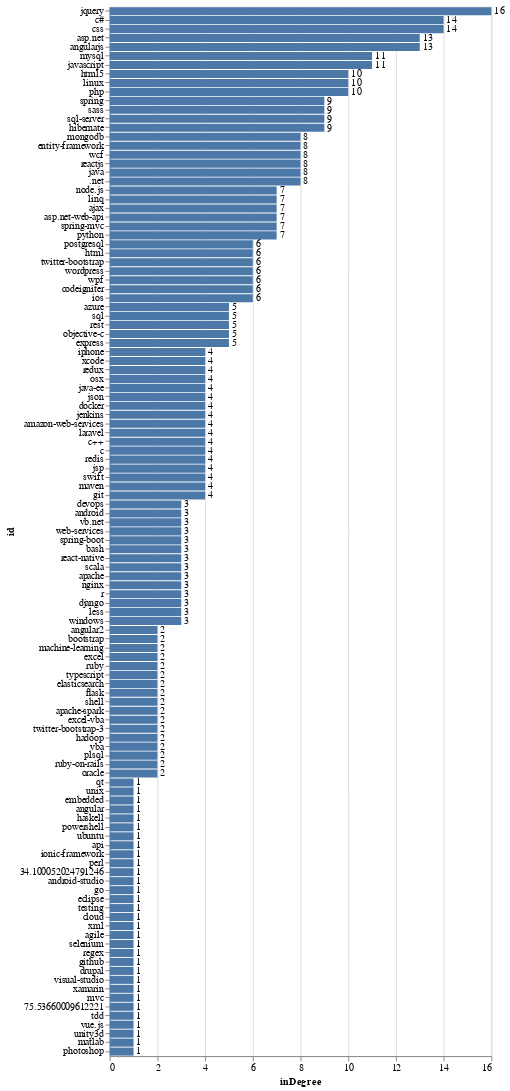

The cell this chart's notebook holds for it:
### Code cell
bars = alt.Chart(gindegrees).mark_bar().encode(
    x='inDegree:Q',
    y=alt.Y('id:O', sort='-x')
)

text = bars.mark_text(
    align='left',
    baseline='middle',
    dx=3 # Nudges text to right so it doesn't appear on top of the bar
).encode(
    text='inDegree'
)

(bars + text).properties(height=1100)

### Figure 1 — Vega-Lite specification as saved in the notebook (floating-point values rounded to 4 significant figures)
{"config": {"view": {"continuousWidth": 400, "continuousHeight": 300}}, "layer": [{"mark": "bar", "encoding": {"x": {"type": "quantitative", "field": "inDegree"}, "y": {"type": "ordinal", "field": "id", "sort": "-x"}}}, {"mark": {"type": "text", "align": "left", "baseline": "middle", "dx": 3}, "encoding": {"text": {"type": "quantitative", "field": "inDegree"}, "x": {"type": "quantitative", "field": "inDegree"}, "y": {"type": "ordinal", "field": "id", "sort": "-x"}}}], "data": {"name": "data-f38ffe902de941829d0deff50eca948e"}, "height": 1100, "$schema": "https://vega.github.io/schema/vega-lite/v4.8.1.json", "datasets": {"data-f38ffe902de941829d0deff50eca948e": [{"id": "jquery", "inDegree": 16}, {"id": "c#", "inDegree": 14}, {"id": "css", "inDegree": 14}, {"id": "asp.net", "inDegree": 13}, {"id": "angularjs", "inDegree": 13}, {"id": "mysql", "inDegree": 11}, {"id": "javascript", "inDegree": 11}, {"id": "html5", "inDegree": 10}, {"id": "linux", "inDegree": 10}, {"id": "php", "inDegree": 10}, {"id": "spring", "inDegree": 9}, {"id": "sass", "inDegree": 9}, {"id": "sql-server", "inDegree": 9}, {"id": "hibernate", "inDegree": 9}, {"id": "mongodb", "inDegree": 8}, {"id": "entity-framework", "inDegree": 8}, {"id": "wcf", "inDegree": 8}, {"id": "reactjs", "inDegree": 8}, {"id": "java", "inDegree": 8}, {"id": ".net", "inDegree": 8}, {"id": "node.js", "inDegree": 7}, {"id": "linq", "inDegree": 7}, {"id": "ajax", "inDegree": 7}, {"id": "asp.net-web-api", "inDegree": 7}, {"id": "spring-mvc", "inDegree": 7}, {"id": "python", "inDegree": 7}, {"id": "postgresql", "inDegree": 6}, {"id": "html", "inDegree": 6}, {"id": "twitter-bootstrap", "inDegree": 6}, {"id": "wordpress", "inDegree": 6}, {"id": "wpf", "inDegree": 6}, {"id": "codeigniter", "inDegree": 6}, {"id": "ios", "inDegree": 6}, {"id": "azure", "inDegree": 5}, {"id": "sql", "inDegree": 5}, {"id": "rest", "inDegree": 5}, {"id": "objective-c", "inDegree": 5}, {"id": "express", "inDegree": 5}, {"id": "iphone", "inDegree": 4}, {"id": "xcode", "inDegree": 4}, {"id": "redux", "inDegree": 4}, {"id": "osx", "inDegree": 4}, {"id": "java-ee", "inDegree": 4}, {"id": "json", "inDegree": 4}, {"id": "docker", "inDegree": 4}, {"id": "jenkins", "inDegree": 4}, {"id": "amazon-web-services", "inDegree": 4}, {"id": "laravel", "inDegree": 4}, {"id": "c++", "inDegree": 4}, {"id": "c", "inDegree": 4}, {"id": "redis", "inDegree": 4}, {"id": "jsp", "inDegree": 4}, {"id": "swift", "inDegree": 4}, {"id": "maven", "inDegree": 4}, {"id": "git", "inDegree": 4}, {"id": "devops", "inDegree": 3}, {"id": "android", "inDegree": 3}, {"id": "vb.net", "inDegree": 3}, {"id": "web-services", "inDegree": 3}, {"id": "spring-boot", "inDegree": 3}, {"id": "bash", "inDegree": 3}, {"id": "react-native", "inDegree": 3}, {"id": "scala", "inDegree": 3}, {"id": "apache", "inDegree": 3}, {"id": "nginx", "inDegree": 3}, {"id": "r", "inDegree": 3}, {"id": "django", "inDegree": 3}, {"id": "less", "inDegree": 3}, {"id": "windows", "inDegree": 3}, {"id": "angular2", "inDegree": 2}, {"id": "bootstrap", "inDegree": 2}, {"id": "machine-learning", "inDegree": 2}, {"id": "excel", "inDegree": 2}, {"id": "ruby", "inDegree": 2}, {"id": "typescript", "inDegree": 2}, {"id": "elasticsearch", "inDegree": 2}, {"id": "flask", "inDegree": 2}, {"id": "shell", "inDegree": 2}, {"id": "apache-spark", "inDegree": 2}, {"id": "excel-vba", "inDegree": 2}, {"id": "twitter-bootstrap-3", "inDegree": 2}, {"id": "hadoop", "inDegree": 2}, {"id": "vba", "inDegree": 2}, {"id": "plsql", "inDegree": 2}, {"id": "ruby-on-rails", "inDegree": 2}, {"id": "oracle", "inDegree": 2}, {"id": "qt", "inDegree": 1}, {"id": "unix", "inDegree": 1}, {"id": "embedded", "inDegree": 1}, {"id": "angular", "inDegree": 1}, {"id": "haskell", "inDegree": 1}, {"id": "powershell", "inDegree": 1}, {"id": "ubuntu", "inDegree": 1}, {"id": "api", "inDegree": 1}, {"id": "ionic-framework", "inDegree": 1}, {"id": "perl", "inDegree": 1}, {"id": "34.100052024791246", "inDegree": 1}, {"id": "android-studio", "inDegree": 1}, {"id": "go", "inDegree": 1}, {"id": "eclipse", "inDegree": 1}, {"id": "testing", "inDegree": 1}, {"id": "cloud", "inDegree": 1}, {"id": "xml", "inDegree": 1}, {"id": "agile", "inDegree": 1}, {"id": "selenium", "inDegree": 1}, {"id": "regex", "inDegree": 1}, {"id": "github", "inDegree": 1}, {"id": "drupal", "inDegree": 1}, {"id": "visual-studio", "inDegree": 1}, {"id": "xamarin", "inDegree": 1}, {"id": "mvc", "inDegree": 1}, {"id": "75.53660009612221", "inDegree": 1}, {"id": "tdd", "inDegree": 1}, {"id": "vue.js", "inDegree": 1}, {"id": "unity3d", "inDegree": 1}, {"id": "matlab", "inDegree": 1}, {"id": "photoshop", "inDegree": 1}]}}
